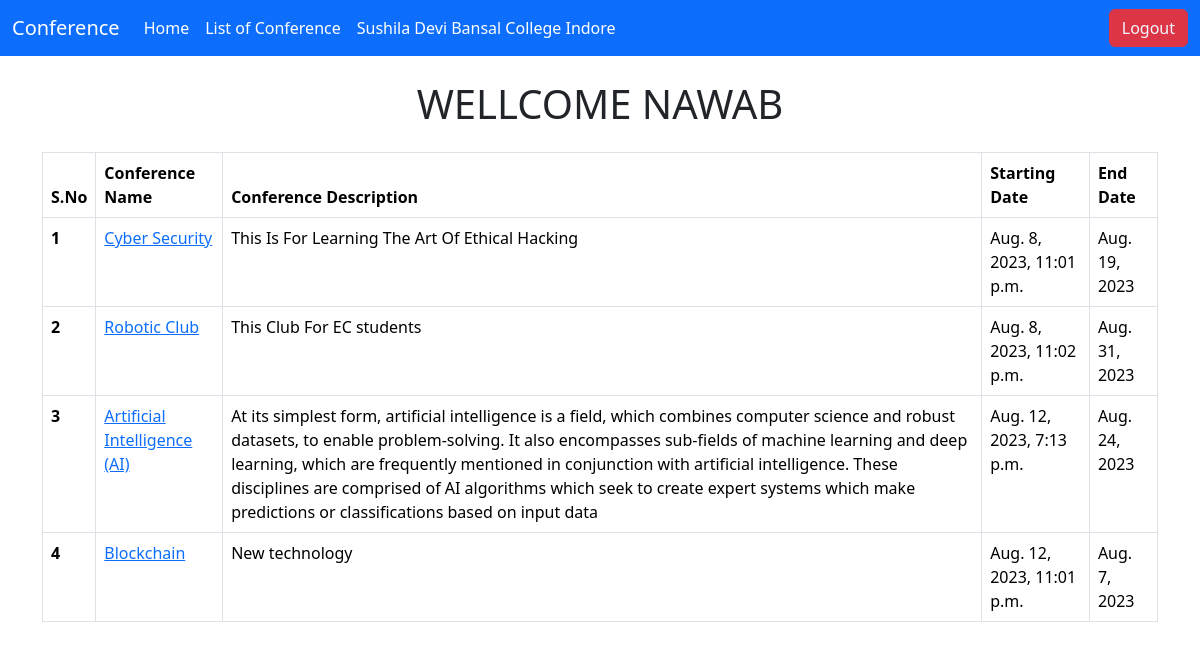
Screenshot of /singup/success/ (signed in) with the database file from the repository.
### singup/models.py (models this page shows, shortened)
class CustomUser(AbstractBaseUser,PermissionsMixin):
    name = models.CharField(max_length=70)
    email = models.EmailField(unique=True)
    number = models.CharField(max_length=15)
    password = models.CharField(max_length=500)
    date = models.DateTimeField(default=timezone.now)
    is_active = models.BooleanField(default=True)
    is_staff = models.BooleanField(default=False)
    objects = CustomUserManager()
    USERNAME_FIELD = 'email'
    REQUIRED_FIELDS = ['name', 'number']
    username = models.CharField(max_length=70, null=True, blank=True)

### login/models.py (models this page shows, shortened)
class conference(models.Model):
     conference_name = models.CharField(max_length=80)
     conference_descriptions = models.CharField(max_length=600)
     conference_start_date = models.DateTimeField(default=timezone.now)
     conference_end_date = models.DateField()
     has_uploaded_paper = models.BooleanField(default=False)

### singup/views.py (the view)
# urls.py: path('success/', views.success_view, name='success'),
def success_view(request):
    print(request.user.is_authenticated)
    if request.user.is_authenticated:
        user=request.user
        print("User is ",user.name)
        context={
            'conference':conference.objects.all(),
            'uname' : user.name,
        }
        return render(request, 'singup/dashboard.html',context)
    else:
        return redirect('singin')

### singup/templates/singup/dashboard.html (shortened to what this page needs)
{% extends 'singup/base.html' %}
{% block body %}
<center class="my-4" >
  <h1 class="text-uppercase">WellCome {{uname}} </h1>
</center>
{% if conference %}
<div class="container my-4">
     <table class="table table-bordered">
         <thead class="thead-dark">
             <tr>
                 <th scope="col">S.No</th>
                 <th scope="col">Conference Name</th>
                 <th scope="col">Conference Description</th>
                 <th scope="col">Starting Date</th>
                 <th scope="col">End Date</th>
             </tr>
         </thead>
         <tbody>
             {% for conference in conference %}
             <tr>
                 <th scope="row">{{ conference.id }}</th>
                 <td><a class="text-primary" href="{% url 'conference_detail' conf_id=conference.id %}">{{ conference.conference_name }}</a></td>
                 <td>{{ conference.conference_descriptions }}</td>
                 <td>{{ conference.conference_start_date }}</td>
                 <td>{{ conference.conference_end_date }}</td>
             </tr>
             {% endfor %}
         </tbody>
     </table>
 </div>
{% endif %}
{% endblock body %}

### rows the page displays
CustomUser: name "NAWAB"
conference: id "1", conference_name "Cyber Security", conference_descriptions "This Is For Learning The Art Of Ethical Hacking", conference_start_date "Aug. 8, 2023, 11:01 p.m.", conference_end_date "Aug. 19, 2023"
conference: id "2", conference_name "Robotic Club", conference_descriptions "This Club For EC students", conference_start_date "Aug. 8, 2023, 11:02 p.m.", conference_end_date "Aug. 31, 2023"
conference: id "3", conference_name "Artificial Intelligence (AI)", conference_descriptions "At its simplest form, artificial intelligence is a field, which combines computer science and robust datasets, to enable problem-solving. It also encompasses sub-fields of machine learning and deep learning, which are frequently mentioned in conjunction with artificial intelligence. These disciplines are comprised of AI algorithms which seek to create expert systems which make predictions or classifications based on input data", conference_start_date "Aug. 12, 2023, 7:13 p.m.", conference_end_date "Aug. 24, 2023"
conference: id "4", conference_name "Blockchain", conference_descriptions "New technology", conference_start_date "Aug. 12, 2023, 11:01 p.m.", conference_end_date "Aug. 7, 2023"
